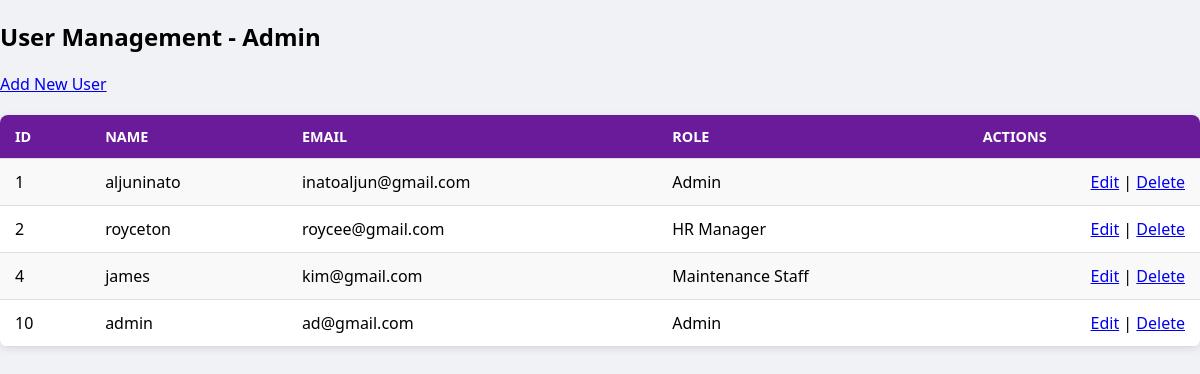
The page /rcbc/public/index.php on the database as committed earlier.
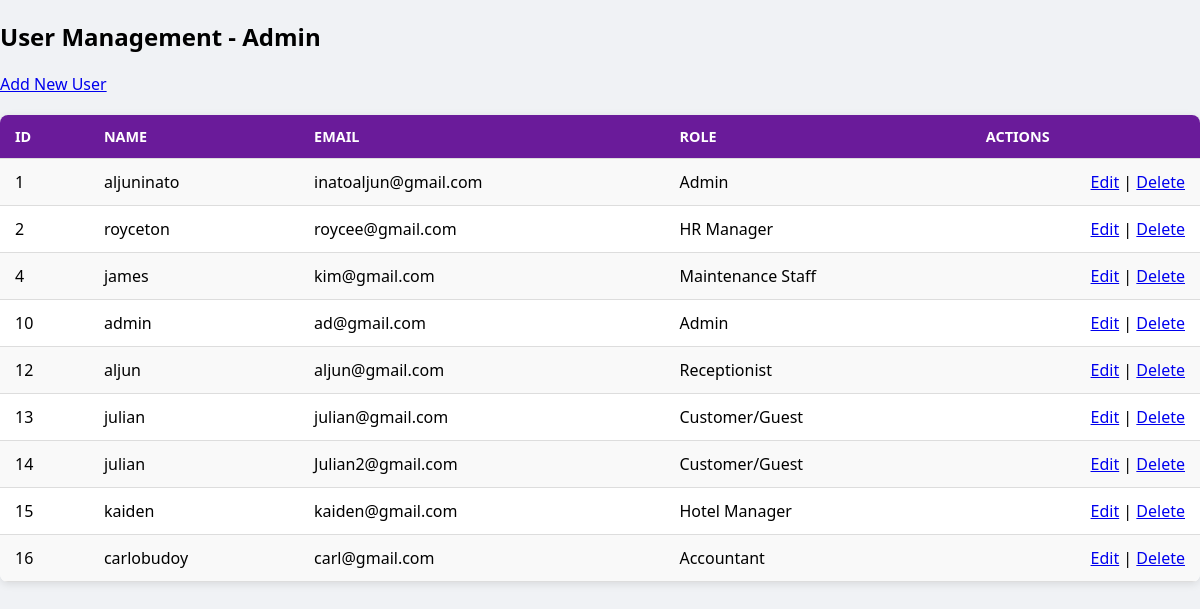
The same page on the database as committed later.
### tables this page shows
CREATE TABLE `users` (
  `user_id` int(11) NOT NULL,
  `name` varchar(100) DEFAULT NULL,
  `email` varchar(100) DEFAULT NULL,
  `password` varchar(255) DEFAULT NULL,
  `role_id` int(11) DEFAULT NULL
);

CREATE TABLE `roles` (
  `role_id` int(11) NOT NULL,
  `role_name` varchar(50) NOT NULL
);

### rcbc/public/index.php (the view, shortened to what this page needs)
<?php
include '../includes/db.php'; ?>
<link rel="stylesheet" href="../assets/style.css">
<h2>User Management - Admin</h2>
<a href="add_user.php">Add New User</a>
<table>
    <tr>
        <th>ID</th><th>Name</th><th>Email</th><th>Role</th><th>Actions</th>
    </tr>
    <?php
    $result = $conn->query("SELECT users.*, roles.role_name FROM users JOIN roles ON users.role_id = roles.role_id");
    while ($row = $result->fetch_assoc()) {
        echo "<tr>
            <td>{$row['user_id']}</td>
            <td>{$row['name']}</td>
            <td>{$row['email']}</td>
            <td>{$row['role_name']}</td>
            <td>
                <a href='edit_user.php?id={$row['user_id']}'>Edit</a> |
                <a href='delete_user.php?id={$row['user_id']}' onclick='return confirm(\"Delete this user?\")'>Delete</a>
            </td>
        </tr>";
    }
    ?>
</table>

### rcbc/assets/style.css (style rules this page uses)
table { width: 100%; border-collapse: collapse; margin-top: 20px; background-color: #ffffff; box-shadow: 0 2px 8px rgba(0, 0, 0, 0.1); border-radius: 8px; overflow: hidden; }
th, td { padding: 12px 15px; text-align: left; border-bottom: 1px solid #ddd; }
th { background-color: #6a1b9a; color: white; text-transform: uppercase; font-size: 0.9em; }
tr:nth-child(even) { background-color: #f9f9f9; }
td:last-child { text-align: right; }

Rows that differ between the two databases and show on the page:
added users: user_id "12", name "aljun", email "aljun@gmail.com", role.role_name "Receptionist"
added users: user_id "13", name "julian", email "julian@gmail.com", role.role_name "Customer/Guest"
added users: user_id "14", name "julian", email "Julian2@gmail.com", role.role_name "Customer/Guest"
added users: user_id "15", name "kaiden", email "kaiden@gmail.com", role.role_name "Hotel Manager"
added users: user_id "16", name "carlobudoy", email "carl@gmail.com", role.role_name "Accountant"
